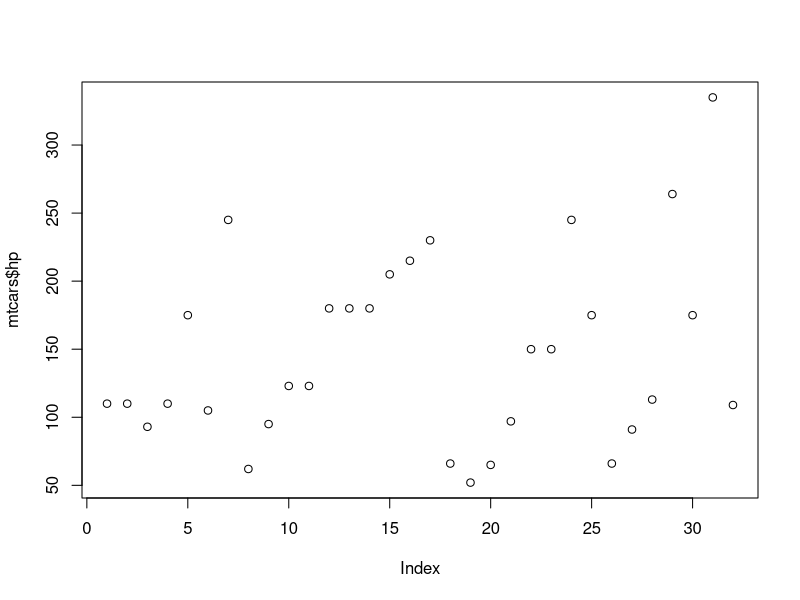
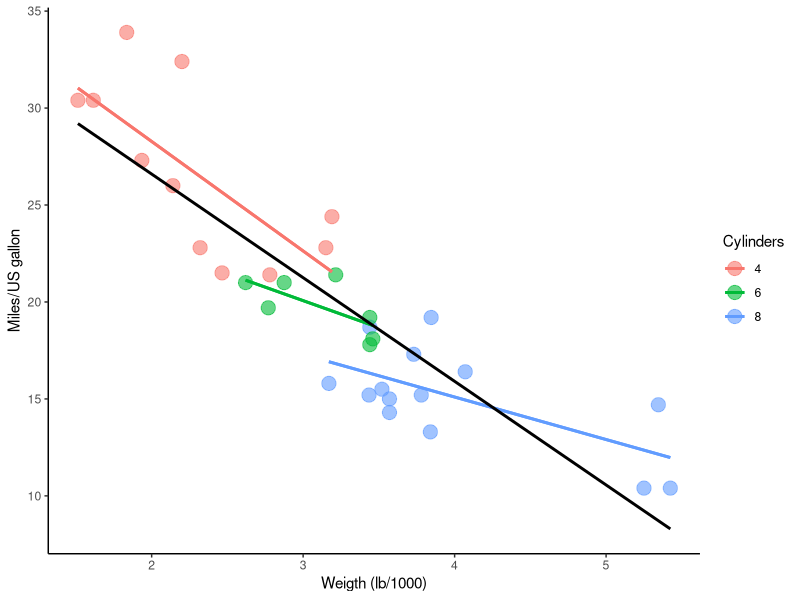

The R script that drew these images, in order:
# DSA/ISE-5103 - Assignment Submission Example
# Example of R code submission
# Submit your .R code if you haven't worked with R Markdown

# All the libraries statement that your are using have to go in the top of the file
library(ggplot2) # for data visualization
library(dplyr) # for data manipulation

# Problem 1

m <- mean(mtcars$hp) # calculation of mean
s <- sd(mtcars$hp) # calculation of standard deviation
plot(mtcars$hp) 

quantile_hp <- quantile(mtcars$hp) # taking quantile for hp
quantile_hp 

# creating a function to normalize our data
scale_0to1 <- function(x){(x-min(x))/(max(x)-min(x))} # creating a function to scale from 0 to 1

glimpse(mtcars) # similar to str 

# Problem 2: Shrinking plots

# Plotting weight vs miles per galon
arc <- ggplot(mtcars, aes(x=wt, y= mpg, col = factor(cyl))) + 
  geom_point(size = 4.5, alpha=0.6) +
  geom_smooth(method = "lm", se = F) +
  xlab("Weigth (lb/1000)") + ylab("Miles/US gallon") + 
  labs(col= "Cylinders") +
  stat_smooth(method = "lm", se = F) + 
  stat_smooth(method="lm", se=F, col = "black", aes(group=1)) +
  theme_classic()
arc # showing the plot

# Final remarks

# * Your write-up does not have to contain unnecesary code. Save space for your analysis and results that help your analysis.
# * Each piece of results or plot that you are presenting in the write-up should come along with some analysis.
# * If you have several interesting results, use a table or something creative to show them.
# * You do not have to use R Markdown. It's only one more option for you.
# * Do not forget to submit your R code along with your write-up. If you used R Markdown, you are good to upload your .Rmd file instead of the .R file
